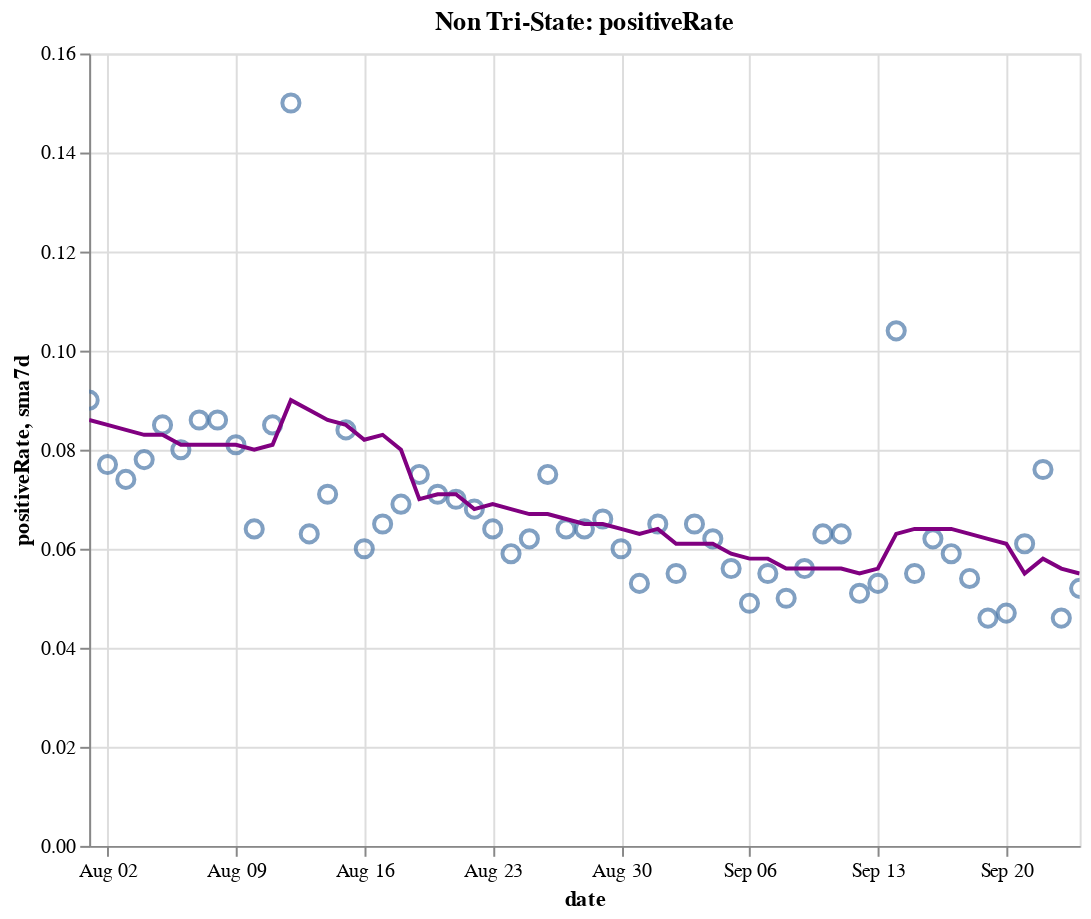

Notebook code for this chart:
### Code cell
create_plot(non_tristate, 'positiveRate')

### Figure 1 — Vega-Lite specification as saved in the notebook (floating-point values rounded to 4 significant figures)
{"config": {"view": {"continuousWidth": 400, "continuousHeight": 300}}, "layer": [{"layer": [{"mark": {"type": "point", "size": 75}, "encoding": {"tooltip": [{"type": "temporal", "field": "date"}, {"type": "quantitative", "field": "positiveRate"}, {"type": "quantitative", "field": "sma7d"}], "x": {"type": "temporal", "field": "date"}, "y": {"type": "quantitative", "field": "positiveRate"}}, "selection": {"selector016": {"type": "interval", "bind": "scales", "encodings": ["x", "y"]}}}, {"mark": {"type": "line", "color": "purple"}, "encoding": {"x": {"type": "temporal", "field": "date"}, "y": {"type": "quantitative", "field": "sma7d"}}}]}, {"mark": {"type": "rule", "color": "#aaa"}, "encoding": {"x": {"type": "temporal", "field": "date"}}, "transform": [{"filter": {"selection": "selector015"}}]}, {"mark": "circle", "encoding": {"opacity": {"condition": {"value": 1, "selection": "selector015"}, "value": 0}, "tooltip": [{"type": "temporal", "field": "date"}, {"type": "quantitative", "field": "positiveRate"}, {"type": "quantitative", "field": "sma7d"}], "x": {"type": "temporal", "field": "date"}, "y": {"type": "quantitative", "field": "positiveRate"}}, "selection": {"selector015": {"type": "single", "encodings": ["x"], "on": "mouseover", "nearest": true, "empty": "none"}}}, {"mark": {"type": "text", "align": "left", "dx": 5, "dy": -5, "stroke": "white", "strokeWidth": 2}, "encoding": {"text": {"type": "quantitative", "field": "positiveRate"}, "tooltip": [{"type": "temporal", "field": "date"}, {"type": "quantitative", "field": "positiveRate"}, {"type": "quantitative", "field": "sma7d"}], "x": {"type": "temporal", "field": "date"}, "y": {"type": "quantitative", "field": "positiveRate"}}, "transform": [{"filter": {"selection": "selector015"}}]}, {"mark": {"type": "text", "align": "left", "dx": 5, "dy": -5}, "encoding": {"text": {"type": "quantitative", "field": "positiveRate"}, "tooltip": [{"type": "temporal", "field": "date"}, {"type": "quantitative", "field": "positiveRate"}, {"type": "quantitative", "field": "sma7d"}], "x": {"type": "temporal", "field": "date"}, "y": {"type": "quantitative", "field": "positiveRate"}}, "transform": [{"filter": {"selection": "selector015"}}]}], "data": {"name": "data-57792974fa8dea74c36dffbc9d8ebcab"}, "height": 400, "title": "Non Tri-State: positiveRate", "width": 500, "$schema": "https://vega.github.io/schema/vega-lite/v4.8.1.json", "datasets": {"data-57792974fa8dea74c36dffbc9d8ebcab": [{"date": "2020-08-01T00:00:00", "totalTestResultsIncrease": 668800.0, "positiveIncrease": 59980.0, "death": 101200.0, "deathIncrease": 1164.0, "positiveRate": 0.09, "state": "Non Tri-State", "sma7d": 0.086}, {"date": "2020-08-02T00:00:00", "totalTestResultsIncrease": 595600.0, "positiveIncrease": 45960.0, "death": 101700.0, "deathIncrease": 486.0, "positiveRate": 0.077, "state": "Non Tri-State", "sma7d": 0.085}, {"date": "2020-08-03T00:00:00", "totalTestResultsIncrease": 660000.0, "positiveIncrease": 48650.0, "death": 102200.0, "deathIncrease": 502.0, "positiveRate": 0.074, "state": "Non Tri-State", "sma7d": 0.084}, {"date": "2020-08-04T00:00:00", "totalTestResultsIncrease": 652600.0, "positiveIncrease": 50720.0, "death": 103400.0, "deathIncrease": 1241.0, "positiveRate": 0.078, "state": "Non Tri-State", "sma7d": 0.083}, {"date": "2020-08-05T00:00:00", "totalTestResultsIncrease": 605900.0, "positiveIncrease": 51220.0, "death": 104800.0, "deathIncrease": 1335.0, "positiveRate": 0.085, "state": "Non Tri-State", "sma7d": 0.083}, {"date": "2020-08-06T00:00:00", "totalTestResultsIncrease": 660600.0, "positiveIncrease": 53090.0, "death": 106000.0, "deathIncrease": 1238.0, "positiveRate": 0.08, "state": "Non Tri-State", "sma7d": 0.081}, {"date": "2020-08-07T00:00:00", "totalTestResultsIncrease": 703300.0, "positiveIncrease": 60200.0, "death": 107300.0, "deathIncrease": 1313.0, "positiveRate": 0.086, "state": "Non Tri-State", "sma7d": 0.081}, {"date": "2020-08-08T00:00:00", "totalTestResultsIncrease": 613800.0, "positiveIncrease": 52640.0, "death": 108400.0, "deathIncrease": 1075.0, "positiveRate": 0.086, "state": "Non Tri-State", "sma7d": 0.081}, {"date": "2020-08-09T00:00:00", "totalTestResultsIncrease": 611300.0, "positiveIncrease": 49770.0, "death": 109000.0, "deathIncrease": 604.0, "positiveRate": 0.081, "state": "Non Tri-State", "sma7d": 0.081}, {"date": "2020-08-10T00:00:00", "totalTestResultsIncrease": 638600.0, "positiveIncrease": 41110.0, "death": 109400.0, "deathIncrease": 417.0, "positiveRate": 0.064, "state": "Non Tri-State", "sma7d": 0.08}, {"date": "2020-08-11T00:00:00", "totalTestResultsIncrease": 644500.0, "positiveIncrease": 54470.0, "death": 110700.0, "deathIncrease": 1307.0, "positiveRate": 0.085, "state": "Non Tri-State", "sma7d": 0.081}, {"date": "2020-08-12T00:00:00", "totalTestResultsIncrease": 366000.0, "positiveIncrease": 54950.0, "death": 112200.0, "deathIncrease": 1495.0, "positiveRate": 0.15, "state": "Non Tri-State", "sma7d": 0.09}, {"date": "2020-08-13T00:00:00", "totalTestResultsIncrease": 801600.0, "positiveIncrease": 50290.0, "death": 113400.0, "deathIncrease": 1145.0, "positiveRate": 0.063, "state": "Non Tri-State", "sma7d": 0.088}, {"date": "2020-08-14T00:00:00", "totalTestResultsIncrease": 763500.0, "positiveIncrease": 54220.0, "death": 114600.0, "deathIncrease": 1199.0, "positiveRate": 0.071, "state": "Non Tri-State", "sma7d": 0.086}, {"date": "2020-08-15T00:00:00", "totalTestResultsIncrease": 659400.0, "positiveIncrease": 55140.0, "death": 115800.0, "deathIncrease": 1200.0, "positiveRate": 0.084, "state": "Non Tri-State", "sma7d": 0.085}, {"date": "2020-08-16T00:00:00", "totalTestResultsIncrease": 701600.0, "positiveIncrease": 41870.0, "death": 116400.0, "deathIncrease": 611.0, "positiveRate": 0.06, "state": "Non Tri-State", "sma7d": 0.082}, {"date": "2020-08-17T00:00:00", "totalTestResultsIncrease": 563800.0, "positiveIncrease": 36790.0, "death": 116800.0, "deathIncrease": 394.0, "positiveRate": 0.065, "state": "Non Tri-State", "sma7d": 0.083}, {"date": "2020-08-18T00:00:00", "totalTestResultsIncrease": 574400.0, "positiveIncrease": 39820.0, "death": 118000.0, "deathIncrease": 1178.0, "positiveRate": 0.069, "state": "Non Tri-State", "sma7d": 0.08}, {"date": "2020-08-19T00:00:00", "totalTestResultsIncrease": 588800.0, "positiveIncrease": 43940.0, "death": 119400.0, "deathIncrease": 1402.0, "positiveRate": 0.075, "state": "Non Tri-State", "sma7d": 0.07}, {"date": "2020-08-20T00:00:00", "totalTestResultsIncrease": 605400.0, "positiveIncrease": 42940.0, "death": 120500.0, "deathIncrease": 1122.0, "positiveRate": 0.071, "state": "Non Tri-State", "sma7d": 0.071}, {"date": "2020-08-21T00:00:00", "totalTestResultsIncrease": 648200.0, "positiveIncrease": 45480.0, "death": 121600.0, "deathIncrease": 1109.0, "positiveRate": 0.07, "state": "Non Tri-State", "sma7d": 0.071}, {"date": "2020-08-22T00:00:00", "totalTestResultsIncrease": 666400.0, "positiveIncrease": 45160.0, "death": 122600.0, "deathIncrease": 1023.0, "positiveRate": 0.068, "state": "Non Tri-State", "sma7d": 0.068}, {"date": "2020-08-23T00:00:00", "totalTestResultsIncrease": 571000.0, "positiveIncrease": 36740.0, "death": 123200.0, "deathIncrease": 563.0, "positiveRate": 0.064, "state": "Non Tri-State", "sma7d": 0.069}, {"date": "2020-08-24T00:00:00", "totalTestResultsIncrease": 568300.0, "positiveIncrease": 33520.0, "death": 123500.0, "deathIncrease": 333.0, "positiveRate": 0.059, "state": "Non Tri-State", "sma7d": 0.068}, {"date": "2020-08-25T00:00:00", "totalTestResultsIncrease": 570700.0, "positiveIncrease": 35420.0, "death": 124600.0, "deathIncrease": 1138.0, "positiveRate": 0.062, "state": "Non Tri-State", "sma7d": 0.067}, {"date": "2020-08-26T00:00:00", "totalTestResultsIncrease": 570400.0, "positiveIncrease": 43020.0, "death": 125900.0, "deathIncrease": 1280.0, "positiveRate": 0.075, "state": "Non Tri-State", "sma7d": 0.067}, {"date": "2020-08-27T00:00:00", "totalTestResultsIncrease": 665500.0, "positiveIncrease": 42760.0, "death": 127000.0, "deathIncrease": 1116.0, "positiveRate": 0.064, "state": "Non Tri-State", "sma7d": 0.066}, {"date": "2020-08-28T00:00:00", "totalTestResultsIncrease": 706500.0, "positiveIncrease": 45410.0, "death": 128000.0, "deathIncrease": 1011.0, "positiveRate": 0.064, "state": "Non Tri-State", "sma7d": 0.065}, {"date": "2020-08-29T00:00:00", "totalTestResultsIncrease": 663000.0, "positiveIncrease": 43520.0, "death": 129100.0, "deathIncrease": 1005.0, "positiveRate": 0.066, "state": "Non Tri-State", "sma7d": 0.065}, {"date": "2020-08-30T00:00:00", "totalTestResultsIncrease": 645700.0, "positiveIncrease": 38510.0, "death": 129500.0, "deathIncrease": 463.0, "positiveRate": 0.06, "state": "Non Tri-State", "sma7d": 0.064}, {"date": "2020-08-31T00:00:00", "totalTestResultsIncrease": 571700.0, "positiveIncrease": 30020.0, "death": 129900.0, "deathIncrease": 357.0, "positiveRate": 0.053, "state": "Non Tri-State", "sma7d": 0.063}, {"date": "2020-09-01T00:00:00", "totalTestResultsIncrease": 635000.0, "positiveIncrease": 41220.0, "death": 130900.0, "deathIncrease": 1018.0, "positiveRate": 0.065, "state": "Non Tri-State", "sma7d": 0.064}, {"date": "2020-09-02T00:00:00", "totalTestResultsIncrease": 540600.0, "positiveIncrease": 29490.0, "death": 131900.0, "deathIncrease": 1015.0, "positiveRate": 0.055, "state": "Non Tri-State", "sma7d": 0.061}, {"date": "2020-09-03T00:00:00", "totalTestResultsIncrease": 667200.0, "positiveIncrease": 43350.0, "death": 133000.0, "deathIncrease": 1055.0, "positiveRate": 0.065, "state": "Non Tri-State", "sma7d": 0.061}, {"date": "2020-09-04T00:00:00", "totalTestResultsIncrease": 802200.0, "positiveIncrease": 50120.0, "death": 133900.0, "deathIncrease": 986.0, "positiveRate": 0.062, "state": "Non Tri-State", "sma7d": 0.061}, {"date": "2020-09-05T00:00:00", "totalTestResultsIncrease": 776500.0, "positiveIncrease": 43780.0, "death": 134900.0, "deathIncrease": 909.0, "positiveRate": 0.056, "state": "Non Tri-State", "sma7d": 0.059}, {"date": "2020-09-06T00:00:00", "totalTestResultsIncrease": 659500.0, "positiveIncrease": 32080.0, "death": 135300.0, "deathIncrease": 436.0, "positiveRate": 0.049, "state": "Non Tri-State", "sma7d": 0.058}, {"date": "2020-09-07T00:00:00", "totalTestResultsIncrease": 504200.0, "positiveIncrease": 27830.0, "death": 135500.0, "deathIncrease": 221.0, "positiveRate": 0.055, "state": "Non Tri-State", "sma7d": 0.058}, {"date": "2020-09-08T00:00:00", "totalTestResultsIncrease": 416800.0, "positiveIncrease": 20970.0, "death": 135900.0, "deathIncrease": 341.0, "positiveRate": 0.05, "state": "Non Tri-State", "sma7d": 0.056}, {"date": "2020-09-09T00:00:00", "totalTestResultsIncrease": 536600.0, "positiveIncrease": 30000.0, "death": 136900.0, "deathIncrease": 1073.0, "positiveRate": 0.056, "state": "Non Tri-State", "sma7d": 0.056}, {"date": "2020-09-10T00:00:00", "totalTestResultsIncrease": 574400.0, "positiveIncrease": 36180.0, "death": 138100.0, "deathIncrease": 1154.0, "positiveRate": 0.063, "state": "Non Tri-State", "sma7d": 0.056}, {"date": "2020-09-11T00:00:00", "totalTestResultsIncrease": 688000.0, "positiveIncrease": 43340.0, "death": 139100.0, "deathIncrease": 1002.0, "positiveRate": 0.063, "state": "Non Tri-State", "sma7d": 0.056}, {"date": "2020-09-12T00:00:00", "totalTestResultsIncrease": 800000.0, "positiveIncrease": 40790.0, "death": 139900.0, "deathIncrease": 804.0, "positiveRate": 0.051, "state": "Non Tri-State", "sma7d": 0.055}, {"date": "2020-09-13T00:00:00", "totalTestResultsIncrease": 628300.0, "positiveIncrease": 33430.0, "death": 140300.0, "deathIncrease": 379.0, "positiveRate": 0.053, "state": "Non Tri-State", "sma7d": 0.056}, {"date": "2020-09-14T00:00:00", "totalTestResultsIncrease": 312000.0, "positiveIncrease": 32380.0, "death": 140700.0, "deathIncrease": 391.0, "positiveRate": 0.104, "state": "Non Tri-State", "sma7d": 0.063}, {"date": "2020-09-15T00:00:00", "totalTestResultsIncrease": 618000.0, "positiveIncrease": 34110.0, "death": 141700.0, "deathIncrease": 1011.0, "positiveRate": 0.055, "state": "Non Tri-State", "sma7d": 0.064}, {"date": "2020-09-16T00:00:00", "totalTestResultsIncrease": 628300.0, "positiveIncrease": 38850.0, "death": 142900.0, "deathIncrease": 1184.0, "positiveRate": 0.062, "state": "Non Tri-State", "sma7d": 0.064}, {"date": "2020-09-17T00:00:00", "totalTestResultsIncrease": 705700.0, "positiveIncrease": 41870.0, "death": 143700.0, "deathIncrease": 856.0, "positiveRate": 0.059, "state": "Non Tri-State", "sma7d": 0.064}, {"date": "2020-09-18T00:00:00", "totalTestResultsIncrease": 855300.0, "positiveIncrease": 46070.0, "death": 144600.0, "deathIncrease": 883.0, "positiveRate": 0.054, "state": "Non Tri-State", "sma7d": 0.063}, {"date": "2020-09-19T00:00:00", "totalTestResultsIncrease": 955200.0, "positiveIncrease": 44090.0, "death": 145300.0, "deathIncrease": 735.0, "positiveRate": 0.046, "state": "Non Tri-State", "sma7d": 0.062}, {"date": "2020-09-20T00:00:00", "totalTestResultsIncrease": 744600.0, "positiveIncrease": 34980.0, "death": 145600.0, "deathIncrease": 322.0, "positiveRate": 0.047, "state": "Non Tri-State", "sma7d": 0.061}, {"date": "2020-09-21T00:00:00", "totalTestResultsIncrease": 621000.0, "positiveIncrease": 38010.0, "death": 145900.0, "deathIncrease": 281.0, "positiveRate": 0.061, "state": "Non Tri-State", "sma7d": 0.055}, {"date": "2020-09-22T00:00:00", "totalTestResultsIncrease": 629400.0, "positiveIncrease": 48120.0, "death": 146800.0, "deathIncrease": 842.0, "positiveRate": 0.076, "state": "Non Tri-State", "sma7d": 0.058}, {"date": "2020-09-23T00:00:00", "totalTestResultsIncrease": 817600.0, "positiveIncrease": 37340.0, "death": 147900.0, "deathIncrease": 1145.0, "positiveRate": 0.046, "state": "Non Tri-State", "sma7d": 0.056}, {"date": "2020-09-24T00:00:00", "totalTestResultsIncrease": 802800.0, "positiveIncrease": 42100.0, "death": 148800.0, "deathIncrease": 908.0, "positiveRate": 0.052, "state": "Non Tri-State", "sma7d": 0.055}]}}
